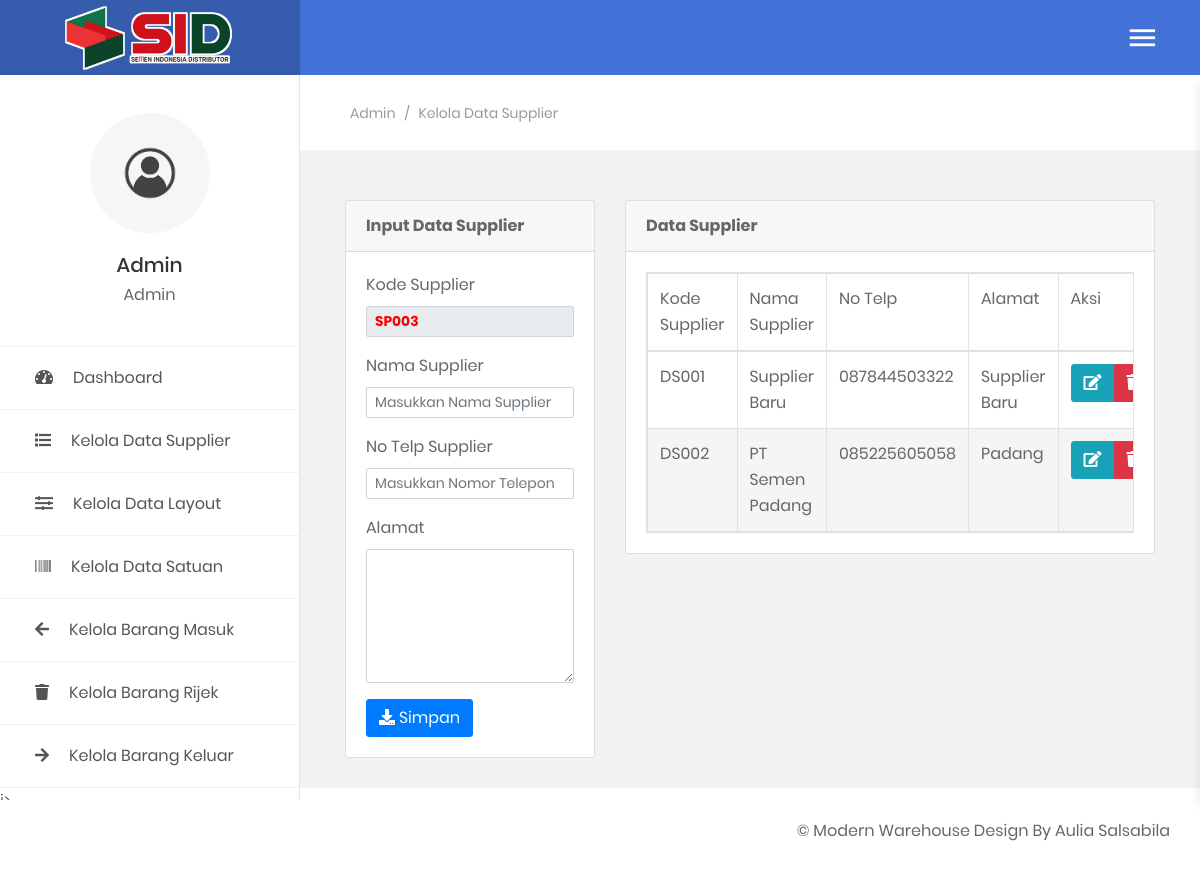
The app's page /public/admin-panel.php?page=data-supplier (signed in), older data.
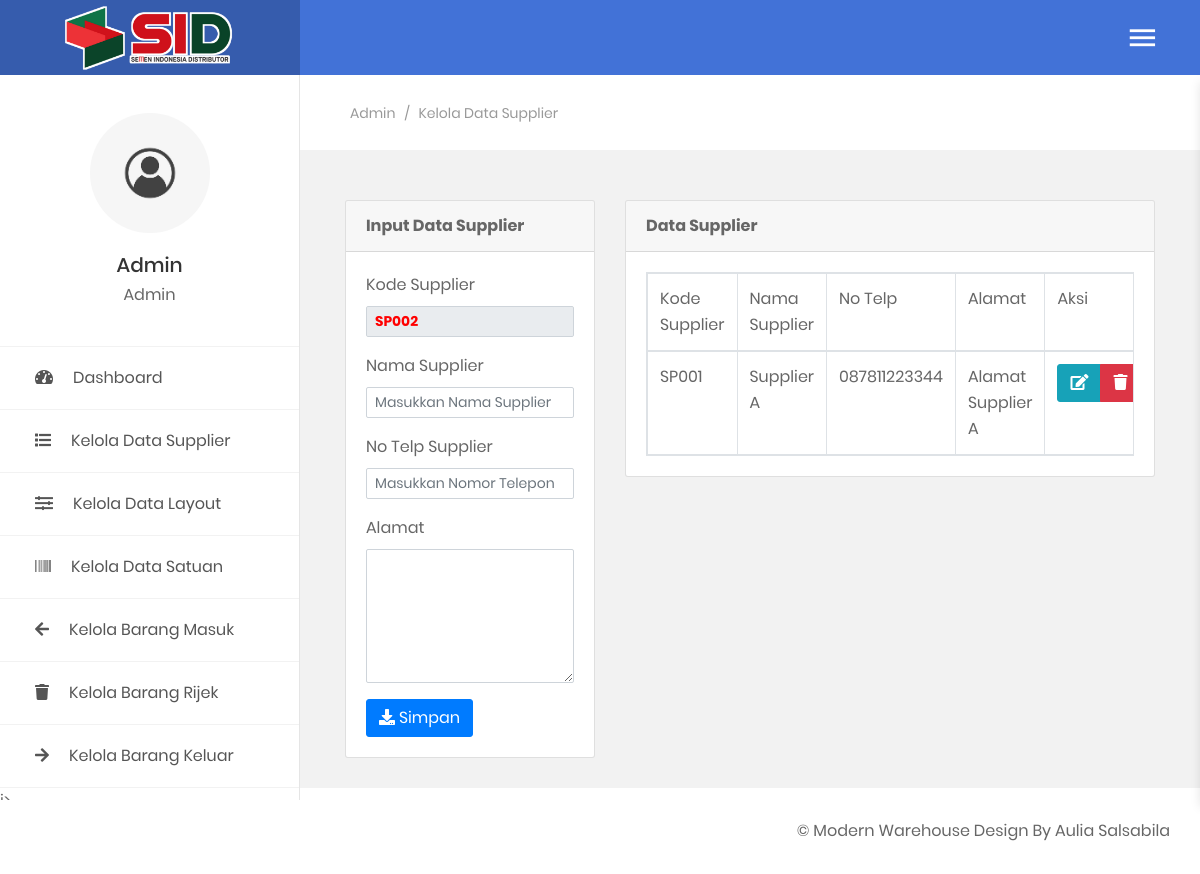
The same page, newer data.
### tables this page shows
CREATE TABLE `table_user` (
  `kd_user` varchar(7) NOT NULL,
  `nama_user` varchar(20) NOT NULL,
  `username` varchar(25) NOT NULL,
  `password` varchar(25) NOT NULL,
  `foto_user` varchar(50) NOT NULL,
  `level` varchar(25) NOT NULL
);

CREATE TABLE `table_supplier` (
  `kd_supplier` varchar(7) NOT NULL,
  `nama_supplier` varchar(40) NOT NULL,
  `alamat` varchar(255) NOT NULL,
  `no_telp` varchar(13) NOT NULL
);

### functions/sessions.php (called while the page is built, shortened)
<?php
$function = new lsp();
$auth = $function->AuthUser($_SESSION['username']);

### functions/functions.php (called while the page is built, shortened)
<?php
class lsp
{
    public function AuthUser($sessionUser)
    {
        global $con;
        $sql = "SELECT * FROM table_user WHERE username = '$sessionUser'";
        $query = mysqli_query($con, $sql);
        $bigData = mysqli_fetch_assoc($query);
        return $bigData;
    }
    public function autokode($table, $field, $pre)
    {
        global $con;
        $sqlc   = "SELECT COUNT($field) as jumlah FROM $table";
        $querys = mysqli_query($con, $sqlc);
        $number = mysqli_fetch_assoc($querys);
        if ($number['jumlah'] > 0) {
            $sql    = "SELECT MAX($field) as kode FROM $table";
            $query  = mysqli_query($con, $sql);
            $number = mysqli_fetch_assoc($query);
            $strnum = substr($number['kode'], 2, 3);
            $strnum = $strnum + 1;
            if (strlen($strnum) == 3) {
                $kode = $pre . $strnum;
            } else if (strlen($strnum) == 2) {
                $kode = $pre . "0" . $strnum;
            } else if (strlen($strnum) == 1) {
                $kode = $pre . "00" . $strnum;
            }
        } else {
            $kode = $pre . "001";
        }
        return $kode;
    }
    public function select($table)
    {
        global $con;
        $sql = "SELECT * FROM $table";
        $query = mysqli_query($con, $sql);
        $data = [];
        while ($bigData = mysqli_fetch_assoc($query)) {
            $data[] = $bigData;
        }
        return $data;
    }
}

### public/includes/admin/data-supplier.php (the view, shortened to what this page needs)
<?php
$dis = new lsp();
$table = "table_supplier";
$dataDis = $dis->select($table);
$autokode = $dis->autokode($table, "kd_supplier", "SP");
?>
<section class="au-breadcrumb m-t-75">
    <div class="section__content section__content--p30">
        <div class="container-fluid">
            <div class="row">
                <div class="col-md-12">
                    <div class="au-breadcrumb-content">
                        <div class="au-breadcrumb-left">
                            <ul class="list-unstyled list-inline au-breadcrumb__list">
                                <li class="list-inline-item active">
                                    <a href="#">Admin</a>
                                </li>
                                <li class="list-inline-item seprate">
                                    <span>/</span>
                                </li>
                                <li class="list-inline-item">Kelola Data Supplier</li>
                            </ul>
                        </div>
                    </div>
                </div>
            </div>
        </div>
    </div>
</section>
<section class="statistic">
    <div class="section__content section__content--p30">
        <div class="container-fluid">
            <div class="row">
                <div class="col-md-4">
                    <div class="card">
                        <div class="card-header">
                            <strong class="card-title mb-3">Input Data Supplier</strong>
                        </div>
                        <div class="card-body">
                            <form method="post">
                                <div class="form-group">
                                    <label for="">Kode Supplier</label>
                                    <input type="text" class="form-control form-control-sm" name="kode_supplier" style="font-weight: bold; color: red;" value="<?php echo $autokode; ?>" readonly>
                                </div>
                                <div class="form-group">
                                    <label for="">Nama Supplier</label>
                                    <input type="text" class="form-control form-control-sm" name="nama_supplier" value="<?php echo @$editData['nama_supplier'] ?>" placeholder="Masukkan Nama Supplier">
                                </div>
                                <div class="form-group">
                                    <label for="">No Telp Supplier</label>
                                    <input type="text" class="form-control form-control-sm" name="nohp_supplier" value="<?php echo @$editData['no_telp']; ?>" placeholder="Masukkan Nomor Telepon">
                                </div>
                                <div class="form-group">
                                    <label for="">Alamat</label>
                                    <textarea name="alamat" rows="5" class="form-control"><?php echo @$editData['alamat'] ?></textarea>
                                </div>
                                <?php if (!isset($_GET['edit'])) : ?>
                                    <button type="submit" name="getSave" class="btn btn-primary"><i class="fa fa-download"></i> Simpan</button>
                                <?php endif ?>
                            </form>
                        </div>
                    </div>
                </div>
                <div class="col-md-8">
                    <div class="card">
                        <div class="card-header">
                            <strong class="card-title mb-3">Data Supplier</strong>
                        </div>
                        <div class="card-body">
                            <table id="myDataTables" class="table table-responsive table-striped table-bordered" style="width:100%">
                                <thead>
                                    <tr>
                                        <td>Kode Supplier</td>
                                        <td>Nama Supplier</td>
                                        <td>No Telp</td>
                                        <td>Alamat</td>
                                        <td>Aksi</td>
                                    </tr>
                                </thead>
                                <tbody>
                                    <?php
                                    $no = 1;
                                    foreach ($dataDis as $ds) {
                                    ?>
                                        <tr>
                                            <td><?= $ds['kd_supplier'] ?></td>
                                            <td><?= $ds['nama_supplier'] ?></td>
                                            <td><?= $ds['no_telp'] ?></td>
                                            <td><?= $ds['alamat'] ?></td>
                                            <td class="text-center">
                                                <div class="btn-group">
                                                    <a data-toggle="tooltip" data-placement="top" title="Edit" href="?page=data-supplier&edit&id=<?= $ds['kd_supplier'] ?>" class="btn btn-info"><i class="fa fa-edit"></i></a>
                                                    <a data-toggle="tooltip" data-placement="top" title="Delete" href="#" class="btn btn-danger"><i class="fa fa-trash" id="btnDelete<?php echo $no; ?>"></i></a>
                                                </div>
                                            </td>
                                        </tr>
                                    <?php $no++;
                                    } ?>
                                </tbody>
                            </table>
                        </div>
                    </div>
                </div>
            </div>
        </div>
    </div>
    </div>

### public/templates/header.php (shortened to what this page needs)
<!DOCTYPE html>
<html>
<head>
    <link href="assets/css/font-face.css" rel="stylesheet" media="all">
    <link href="assets/vendor/font-awesome-4.7/css/font-awesome.min.css" rel="stylesheet" media="all">
    <link href="assets/vendor/font-awesome-5/css/fontawesome-all.min.css" rel="stylesheet" media="all">
    <link href="assets/vendor/mdi-font/css/material-design-iconic-font.min.css" rel="stylesheet" media="all">
    <link href="assets/vendor/bootstrap-4.1/bootstrap.min.css" rel="stylesheet" media="all">
    <link href="assets/vendor/animsition/animsition.min.css" rel="stylesheet" media="all">
    <link href="assets/vendor/bootstrap-progressbar/bootstrap-progressbar-3.3.4.min.css" rel="stylesheet" media="all">
    <link href="assets/vendor/wow/animate.css" rel="stylesheet" media="all">
    <link href="assets/vendor/css-hamburgers/hamburgers.min.css" rel="stylesheet" media="all">
    <link href="assets/vendor/slick/slick.css" rel="stylesheet" media="all">
    <link href="assets/vendor/select2/select2.min.css" rel="stylesheet" media="all">
    <link href="assets/vendor/perfect-scrollbar/perfect-scrollbar.css" rel="stylesheet" media="all">
    <link href="assets/datatables/css/datatables.min.css" rel="stylesheet">
    <link href="assets/css/theme.css" rel="stylesheet" media="all">
    <link rel="stylesheet" href="assets/css/sweet-alert.css">
    <link rel="stylesheet" href="assets/css/style.css">
</head>
<body class="animsition">

### public/admin-panel.php (shortened to what this page needs)
<?php
require_once "../config/config.php";
require_once "../functions/functions.php";
require_once "../functions/sessions.php";
include "templates/header.php";
?>
<div class="page-wrapper">
    <?php include "templates/sidebar.php"; ?>
    <div class="page-container2">
        <?php
        include "templates/navbar.php";
        @$page = $_GET['page'];
        switch ($page) {
            case 'data-supplier':
                include "includes/admin/data-supplier.php";
                break;
        }
        ?>
    </div>
<?php include "templates/footer.php";

### public/templates/sidebar.php (shortened to what this page needs)
<aside class="menu-sidebar2">
    <div class="logo">
        <a href="?page">
            <img src="assets/img/icon/logo.png" alt="logo" />
        </a>
    </div>
    <div class="menu-sidebar2__content js-scrollbar1">
        <div class="account2">
            <div class="image img-cir img-120">
                <img src="img/<?= $auth['foto_user'] ?>" alt="user-image" class="image-sid" />
            </div>
            <h4 class="name"><?= $auth['nama_user']; ?></h4>
            <span><?= $auth['level']; ?></span>
        </div>
        <nav class="navbar-sidebar2">
            <ul class="list-unstyled navbar__list">
                <li><a href="?page"><i class="fas fa-tachometer-alt"></i>Dashboard</a></li>
                <?php if ($_SESSION['level'] == "Admin") : ?>
                    <li><a href="?page=data-supplier"><i class="fas fa-list"></i>Kelola Data Supplier</a></li>
                    <li><a href="?page=data-layout"><i class="fas fa-sliders"></i>Kelola Data Layout</a></li>
                    <li><a href="?page=data-satuan"><i class="fas fa-barcode"></i>Kelola Data Satuan</a></li>
                    <li><a href="?page=data-barang-masuk"><i class="fas fa-arrow-left"></i>Kelola Barang Masuk</a></li>
                    <li><a href="?page=data-barang-rijek"><i class="fas fa-trash"></i>Kelola Barang Rijek</a></li>
                    <li><a href="?page=data-barang-keluar"><i class="fas fa-arrow-right"></i>Kelola Barang Keluar</a></li>i>
                <?php elseif ($_SESSION['level'] == "Checker") : ?>
                    <li><a href="?page=data-barang-masuk"><i class="fas fa-arrow-left"></i>Data Barang Masuk</a></li>
                    <li><a href="?page=data-barang-rijek"><i class="fas fa-arrow-right"></i>Data Barang Rijek</a></li>
                <?php endif; ?>
            </ul>
        </nav>
    </div>
</aside>

### public/templates/navbar.php (shortened to what this page needs)
<header class="header-desktop2 print-sid">
    <div class="section__content section__content--p30">
        <div class="container-fluid">
            <div class="header-wrap2">
                <div class="header-button2">
                    <div class="header-button-item mr-0 js-sidebar-btn">
                        <i class="zmdi zmdi-menu"></i>
                    </div>
                </div>
            </div>
        </div>
    </div>
</header>

### public/templates/footer.php (shortened to what this page needs)
<footer class="footer-sid print-sid">
    <p>&copy; Modern Warehouse Design By Aulia Salsabila</p>
</footer>
</body>
</html>

### public/assets/css/style.css (style rules this page uses)
.image-sid { object-fit: cover; width: 100%; height: 100%; }
.footer-sid { padding: 30px 0 30px 0; margin: 0 30px 0 0; float: inline-end; background-color: #fff; }

Row changes from the older to the newer data that the page shows:
removed table_supplier: kd_supplier "DS001", nama_supplier "Supplier Baru", no_telp "087844503322", alamat "Supplier Baru"
removed table_supplier: kd_supplier "DS002", nama_supplier "PT Semen Padang", no_telp "085225605058", alamat "Padang"
added table_supplier: kd_supplier "SP001", nama_supplier "Supplier A", no_telp "087811223344", alamat "Alamat Supplier A"
Text that changed along with them:
form field kode_supplier: "SP003" → "SP002"
